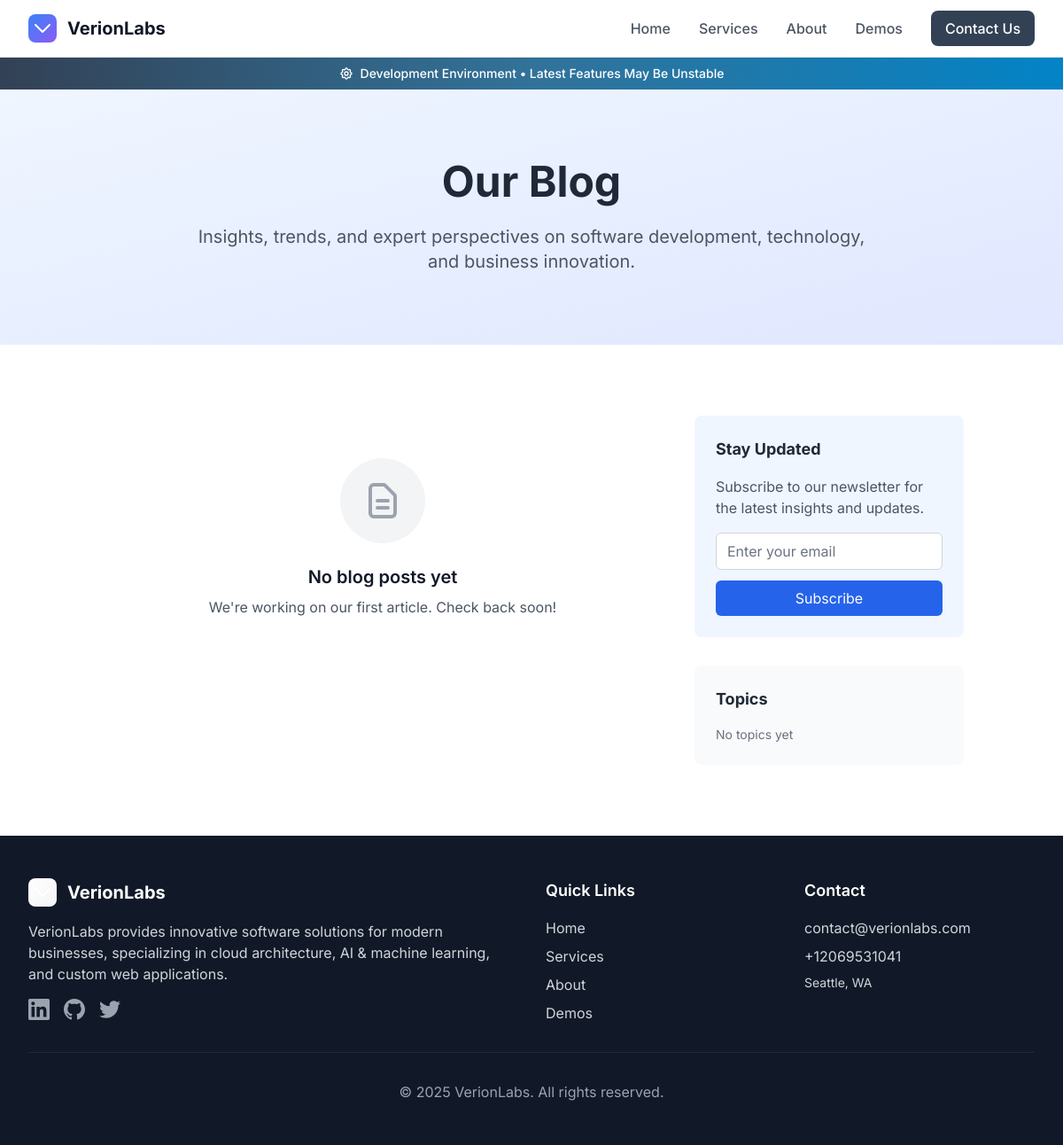
/blog/, run on an earlier commit of the app's database.
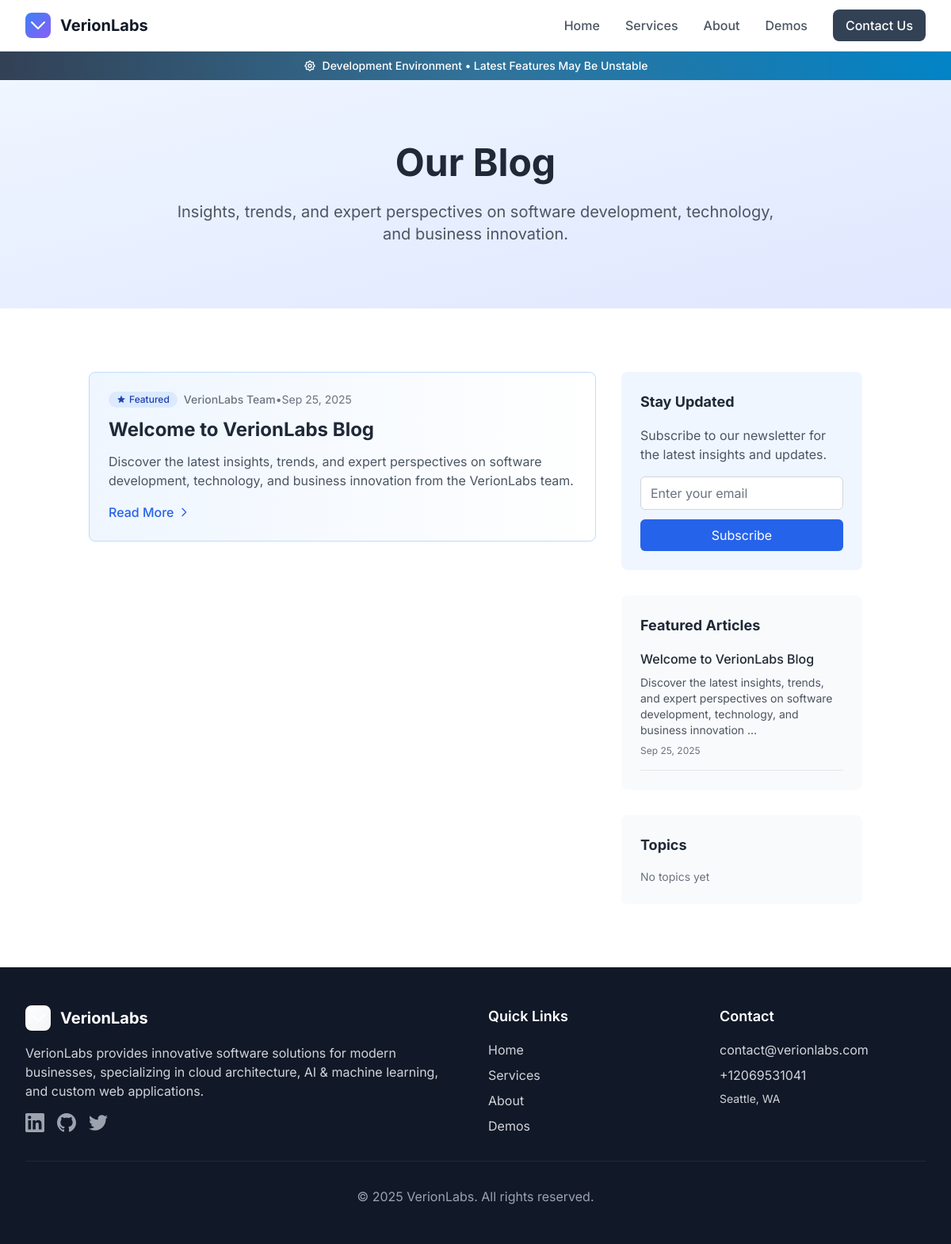
And on a later commit of the database.
### website/models.py (models this page shows, shortened)
class NavigationItem(models.Model):
    name = models.CharField(max_length=50)
    url = models.CharField(max_length=200, help_text="URL path (e.g., '/services/') or external URL")
    order = models.PositiveIntegerField(default=0)
    is_active = models.BooleanField(default=True)
    is_external = models.BooleanField(default=False, help_text="Is this an external link?")
    class Meta:
        ordering = ['order', 'name']

class BlogPost(models.Model):
    title = models.CharField(max_length=200)
    slug = models.SlugField(unique=True, help_text="URL slug for this blog post")
    excerpt = models.TextField(
        max_length=300,
        help_text="Short summary for blog listing (max 300 characters)"
    )
    content = models.TextField(help_text="Full blog post content (supports HTML)")
    author_name = models.CharField(max_length=100, default="VerionLabs Team")
    author_bio = models.TextField(blank=True, help_text="Optional author bio")
    featured_image = models.ImageField(
        upload_to='blog/',
        blank=True,
        null=True,
        help_text="Featured image for the blog post"
    )
    featured_image_url = models.URLField(
        blank=True,
        null=True,
        help_text="External image URL if not uploading"
    )
    is_published = models.BooleanField(default=False, help_text="Publish this blog post")
    publish_date = models.DateTimeField(auto_now_add=True)
    updated_at = models.DateTimeField(auto_now=True)
    meta_description = models.TextField(
        blank=True,
        help_text="Meta description for SEO (recommended 150-160 characters)"
    )
    meta_keywords = models.CharField(
        max_length=200,
        blank=True,
        help_text="Comma-separated keywords for SEO"
    )
    featured = models.BooleanField(default=False, help_text="Feature this post on homepage")
    order = models.PositiveIntegerField(default=0, help_text="Display order for featured posts")
    tags = models.ManyToManyField('BlogTag', blank=True, related_name='blog_posts', help_text="Tags for categorizing this post")
    class Meta:
        ordering = ['-publish_date']
        verbose_name = "Blog Post"
        verbose_name_plural = "Blog Posts"
    def get_absolute_url(self):
        return reverse('website:blog_detail', kwargs={'slug': self.slug})
    def get_featured_image_url(self):
        if self.featured_image:
            return self.featured_image.url
        return self.featured_image_url
    def get_excerpt(self):
        if self.excerpt:
            return self.excerpt
        import re
        clean_content = re.sub(r'<[^>]+>', '', self.content)
        return clean_content[:200] + '...' if len(clean_content) > 200 else clean_content

### website/views.py (the view)
# urls.py: path('blog/', views.BlogListView.as_view(), name='blog'),
class BlogListView(ListView):
    model = BlogPost
    template_name = 'website/blog.html'
    context_object_name = 'blog_posts'
    paginate_by = 9
    def get_queryset(self):
        return BlogPost.objects.filter(is_published=True)
    def get_context_data(self, **kwargs):
        context = super().get_context_data(**kwargs)
        context.update(get_site_context())
        context['featured_posts'] = BlogPost.objects.filter(
            is_published=True,
            featured=True
        ).order_by('-publish_date')[:3]
        context['blog_topics'] = BlogTag.objects.annotate(
            post_count=models.Count('blog_posts', filter=models.Q(blog_posts__is_published=True))
        ).filter(post_count__gt=0).order_by('-post_count', 'order')
        return context

### website/context_processors.py (called while the page is built)
def site_config(request):
    try:
        config = SiteConfig.objects.first()
    except SiteConfig.DoesNotExist:
        config = None
    try:
        development_banner = DevelopmentBanner.objects.first()
    except DevelopmentBanner.DoesNotExist:
        development_banner = None
    navigation_items = NavigationItem.objects.filter(is_active=True).order_by('order')
    return {
        'site_config': config,
        'navigation_items': navigation_items,
        'development_banner': development_banner,
    }

### website/views.py (called while the page is built)
def get_site_context():
    try:
        site_config = SiteConfig.objects.first()
        if not site_config:
            site_config = SiteConfig.objects.create()
    except Exception:
        site_config = None
    return {
        'site_config': site_config,
        'navigation_items': NavigationItem.objects.filter(is_active=True),
    }

### templates/website/blog.html (shortened to what the changed rows need)
{% extends 'base.html' %}
{% load static %}
{% block content %}
<section class="bg-gradient-to-br from-blue-50 to-indigo-100 py-16 lg:py-20">
    <div class="container mx-auto px-6">
        <div class="text-center max-w-3xl mx-auto">
            <h1 class="text-4xl md:text-5xl font-bold text-gray-800 mb-6">
                Our Blog
            </h1>
        </div>
    </div>
</section>
<section class="py-16 lg:py-20 bg-white">
    <div class="container mx-auto px-6">
        <div class="grid grid-cols-1 lg:grid-cols-3 gap-8">
            <div class="lg:col-span-2">
                {% if blog_posts %}
                    <div class="space-y-8">
                        {% for post in blog_posts %}
                        <article class="{% if post.featured %}bg-gradient-to-r from-blue-50 to-indigo-50 border-blue-200 {% else %}bg-white border-gray-200 {% endif %}border rounded-lg overflow-hidden hover:shadow-md transition-all duration-300">
                            <div class="flex flex-col md:flex-row">
                                <div class="{% if post.get_featured_image_url %}md:w-2/3 lg:w-3/4 {% endif %}p-6">
                                    <div class="flex items-center text-sm text-gray-500 mb-3">
                                        {% if post.featured %}
                                        <span class="inline-flex items-center bg-blue-100 text-blue-800 text-xs font-medium px-2.5 py-0.5 rounded-full mr-2">
                                            Featured
                                        </span>
                                        {% endif %}
                                        <span class="font-medium">{{ post.author_name }}</span>
                                        <span class="mx-2">•</span>
                                        <time datetime="{{ post.publish_date|date:'c' }}">{{ post.publish_date|date:"M j, Y" }}</time>
                                    </div>
                                    <h2 class="{% if post.featured %}text-2xl {% else %}text-xl {% endif %}font-bold text-gray-800 mb-3 hover:text-blue-600 transition-colors">
                                        <a href="{{ post.get_absolute_url }}">{{ post.title }}</a>
                                    </h2>
                                    <p class="text-gray-600 mb-4">{{ post.get_excerpt }}</p>
                                    <a href="{{ post.get_absolute_url }}" class="inline-flex items-center text-blue-600 font-medium hover:text-blue-800 transition-colors">
                                        Read More
                                        <svg class="w-4 h-4 ml-1" fill="none" stroke="currentColor" viewBox="0 0 24 24">
                                            <path stroke-linecap="round" stroke-linejoin="round" stroke-width="2" d="M9 5l7 7-7 7"></path>
                                        </svg>
                                    </a>
                                </div>
                            </div>
                        </article>
                        {% endfor %}
                    </div>
                {% else %}
                    <div class="text-center py-12">
                        <div class="w-24 h-24 bg-gray-100 rounded-full flex items-center justify-center mx-auto mb-6">
                            <svg class="w-12 h-12 text-gray-400" fill="none" stroke="currentColor" viewBox="0 0 24 24">
                                <path stroke-linecap="round" stroke-linejoin="round" stroke-width="2" d="M9 12h6m-6 4h6m2 5H7a2 2 0 01-2-2V5a2 2 0 012-2h5.586a1 1 0 01.707.293l5.414 5.414a1 1 0 01.293.707V19a2 2 0 01-2 2z"></path>
                            </svg>
                        </div>
                        <h3 class="text-xl font-semibold text-gray-900 mb-2">No blog posts yet</h3>
                        <p class="text-gray-600">We're working on our first article. Check back soon!</p>
                    </div>
                {% endif %}
            </div>
            <div class="lg:col-span-1">
                {% if featured_posts %}
                <div class="bg-gray-50 rounded-lg p-6 mb-8">
                    <h3 class="text-lg font-bold text-gray-800 mb-4">Featured Articles</h3>
                    <div class="space-y-4">
                        {% for post in featured_posts %}
                        <div class="border-b border-gray-200 pb-4 last:border-b-0 last:pb-0">
                            <h4 class="font-medium text-gray-800 mb-2 hover:text-blue-600 transition-colors">
                                <a href="{{ post.get_absolute_url }}">{{ post.title }}</a>
                            </h4>
                            <p class="text-sm text-gray-600">{{ post.get_excerpt|truncatewords:15 }}</p>
                            <div class="text-xs text-gray-500 mt-2">
                                {{ post.publish_date|date:"M j, Y" }}
                            </div>
                        </div>
                        {% endfor %}
                    </div>
                </div>
                {% endif %}
            </div>
        </div>
    </div>
</section>
{% endblock %}

### templates/base.html (shortened to what the changed rows need)
<!DOCTYPE html>
<html lang="en" class="h-full">
<head>
        content="{% block og_image %}https://{{ site_config.domain }}{% load static %}{% static 'images/logo.svg' %}{% endblock %}">
        content="{% block twitter_image %}https://{{ site_config.domain }}{% load static %}{% static 'images/logo.svg' %}{% endblock %}">
    {% load static %}
    <link rel="stylesheet" href="{% static 'css/tailwind.css' %}">
    <link rel="stylesheet" href="{% static 'css/main.css' %}">
</head>
<body class="min-h-screen flex flex-col font-sans text-gray-800 antialiased">
    <header class="bg-white shadow-sm border-b border-gray-200 sticky top-0 z-50">
        <div class="max-w-7xl mx-auto px-4 sm:px-6 lg:px-8">
            <nav class="flex items-center justify-between h-16">
                <div class="hidden md:flex items-center space-x-8">
                    {% for item in navigation_items %}
                    <a href="{% if item.is_external %}{{ item.url }}{% else %}{{ item.url }}{% endif %}"
                        class="text-gray-600 hover:text-gray-900 font-medium transition-colors duration-200{% if request.resolver_match.url_name == item.url %} text-blue-600{% endif %}">
                        {{ item.name }}
                    </a>
                    {% endfor %}
                    <a href="{% url 'website:contact' %}"
                        class="btn-primary px-4 py-2 rounded-md transition-colors duration-200 font-medium">
                        Contact Us
                    </a>
                </div>
            </nav>
        </div>
    </header>
    <main class="flex-grow">
        {% block content %}{% endblock %}
    </main>
    <footer class="bg-gray-900 text-white">
        <div class="max-w-7xl mx-auto px-4 sm:px-6 lg:px-8 py-12">
            <div class="grid grid-cols-1 md:grid-cols-4 gap-8">
                <div>
                    <ul class="space-y-2">
                        {% for item in navigation_items %}
                        <li>
                            <a href="{% if item.is_external %}{{ item.url }}{% else %}{{ item.url }}{% endif %}"
                                class="text-gray-300 hover:text-white transition-colors">
                                {{ item.name }}
                            </a>
                        </li>
                        {% endfor %}
                    </ul>
                </div>
            </div>
        </div>
    </footer>
</body>
</html>

What changed in the data, as far as the page shows it:
added BlogPost: featured True (drawn), author_name "VerionLabs Team", publish_date "Sep 25, 2025", title "Welcome to VerionLabs Blog", get_excerpt "Discover the latest insights, trends, and expert perspectives on software development, technology, and business innovation from the VerionLabs team.", get_excerpt "Discover the latest insights, trends, and expert perspectives on software development, technology, and business innovation …"
Also different on the page:
text no longer shown: "No blog posts yet We're working on our first article. Check back soon!"
text now shown: "Featured Articles"
